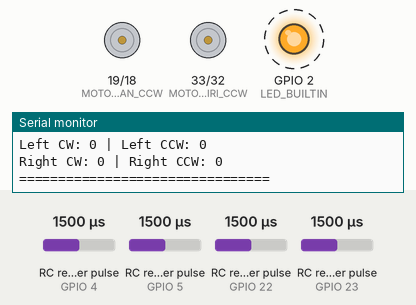
A sketch run on a simulated ESP32. Parts: motor-driver pin pairs drawn as motors (green arrow = first pin HIGH = forward, orange = second pin HIGH = backward, longer = more drive), output pins drawn as LEDs (lit = HIGH), the last lines printed to the serial monitor. Wiring (inferred from the names in the program): 4 × RC receiver channel: data GPIO 4 / data GPIO 5 / data GPIO 22 / data GPIO 23. Dashed ring = blinking. Inputs (shaded band) come from the test bench; at power-on: RC receiver pulse (sensors on GPIO 4, GPIO 5, GPIO 23, GPIO 22) 1500 µs.

Above: at 3.2 s.
3.3 s: RC receiver pulse (sensor on GPIO 4) set to 1469 µs
6.3 s: RC receiver pulse (sensor on GPIO 4) set to 1442 µs
At 7.5 s:
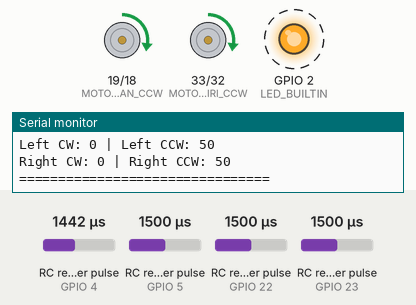
9.3 s: RC receiver pulse (sensor on GPIO 5) set to 1250 µs
At 10.5 s:
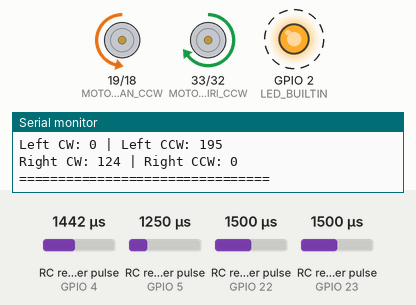
12.3 s: RC receiver pulse (sensor on GPIO 5) set to 1750 µs
At 13.5 s:
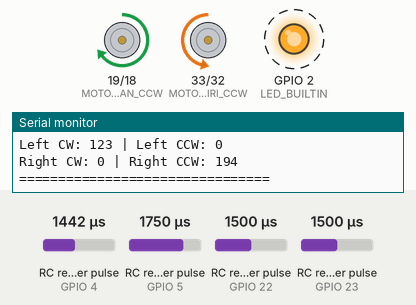
15.3 s: RC receiver pulse (sensor on GPIO 4) set to 1250 µs
At 16.6 s:
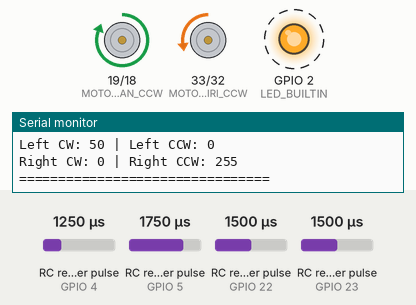
18.3 s: RC receiver pulse (sensor on GPIO 23) set to 1694 µs
21.3 s: RC receiver pulse (sensor on GPIO 23) set to 1714 µs
At 22.6 s:
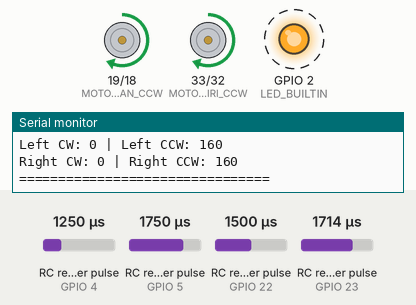
Timing chart, 0 to 25.3 s (numbered marks = the images above; inputs shaded):
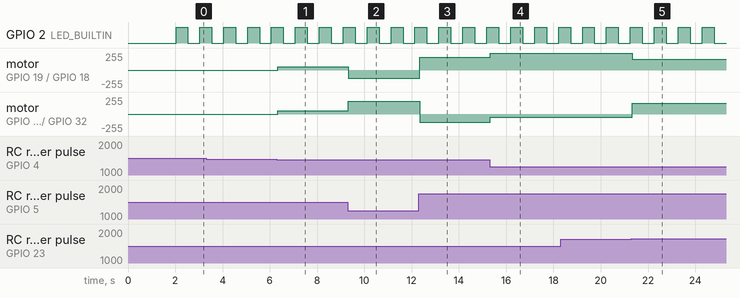

Measured:
- the behaviour switches between 1455 and 1454 µs on RC receiver pulse (sensor on GPIO 4) (found by bisection; images 0 and 1)
- the behaviour switches between 1700 and 1701 µs on RC receiver pulse (sensor on GPIO 23) (found by bisection; images 4 and 5)
- after the input at 6.3 s, motor on GPIO 19 (MOTOR_KANAN_CCW) / GPIO 18 (MOTOR_KANAN_CW), motor on GPIO 33 (MOTOR_KIRI_CCW) / GPIO 32 (MOTOR_KIRI_CW): stopped → forward 50/255 at once
- after the input at 9.3 s, motor on GPIO 19 (MOTOR_KANAN_CCW) / GPIO 18 (MOTOR_KANAN_CW): forward 50/255 → backward 124/255 at once; motor on GPIO 33 (MOTOR_KIRI_CCW) / GPIO 32 (MOTOR_KIRI_CW): forward 50/255 → forward 194/255 at once
- after the input at 12.3 s, motor on GPIO 19 (MOTOR_KANAN_CCW) / GPIO 18 (MOTOR_KANAN_CW): backward 124/255 → forward 193/255 at once; motor on GPIO 33 (MOTOR_KIRI_CCW) / GPIO 32 (MOTOR_KIRI_CW): forward 194/255 → backward 123/255 at once
- after the input at 15.3 s, motor on GPIO 19 (MOTOR_KANAN_CCW) / GPIO 18 (MOTOR_KANAN_CW): forward 193/255 → forward 255/255 at once; motor on GPIO 33 (MOTOR_KIRI_CCW) / GPIO 32 (MOTOR_KIRI_CW): backward 123/255 → backward 50/255 at once
- after the input at 21.3 s, motor on GPIO 19 (MOTOR_KANAN_CCW) / GPIO 18 (MOTOR_KANAN_CW): forward 255/255 → forward 159/255 at once; motor on GPIO 33 (MOTOR_KIRI_CCW) / GPIO 32 (MOTOR_KIRI_CW): backward 50/255 → forward 159/255 at once
- by itself, GPIO 2 (LED_BUILTIN): alternates HIGH for 0.51 s and LOW for 0.51 s

The sketch:

boccher_v2_RC_debug.ino
```cpp
/*
 *  SumoBot 3kg TechnoCorner 2025 - RC Control Version (FIXED & IMPROVED)
 *  Ready to Win for TechnoCorner 2025!!
 *  Boccher Team - COMPREHENSIVE DEBUG VERSION
 *  Component : Motor JGA25-370 dengan driver terintegrasi, RC Receiver 2.4GHz, ESP32 Doit Devkit V1
 *  RC Transmitter: TX4 2.4 GHz 4CH
 */

// Motor kiri
#define MOTOR_KIRI_CW  32
#define MOTOR_KIRI_CCW 33

// Motor kanan
#define MOTOR_KANAN_CW  18
#define MOTOR_KANAN_CCW 19

// RC Receiver pins - FIXED MAPPING
#define RC_CH1_PIN 4   // Steering (belok kiri-kanan) - FIXED
#define RC_CH2_PIN 5   // Throttle (maju-mundur) - FIXED
#define RC_CH3_PIN 23  // Switch untuk mode rotate (opsional)
#define RC_CH4_PIN 22  // Emergency stop

// PWM Configuration
#define PWM_FREQUENCY          1000
#define PWM_RESOLUTION         8
#define PWM_CHANNEL_KIRI_CW    0
#define PWM_CHANNEL_KIRI_CCW   1
#define PWM_CHANNEL_KANAN_CW   2
#define PWM_CHANNEL_KANAN_CCW  3

// RC signal parameters - IMPROVED VALUES
#define RC_MIN_PULSE 1100    // Adjusted for better range
#define RC_MAX_PULSE 1900    // Adjusted for better range
#define RC_MID_PULSE 1500
#define RC_DEADZONE 30       // Reduced deadzone

// Motor parameters - IMPROVED
int maxSpeed = 255;          // Full PWM range
int minSpeed = 50;           // Minimum speed untuk motor response
int speedMultiplier = 100;   // Percentage of max speed to use (adjustable)
bool isRCConnected = false;
unsigned long lastRCSignal = 0;
#define RC_TIMEOUT 1000

// LED status
#define LED_BUILTIN 2
unsigned long lastBlinkTime = 0;
bool ledState = false;

// Debug mode - ENHANCED
bool debugMode = true;
unsigned long lastDebugTime = 0;
#define DEBUG_INTERVAL 500   // Debug setiap 500ms untuk lebih readable

// RC channel values
volatile unsigned long rc_ch1_start = 0;
volatile unsigned long rc_ch2_start = 0;
volatile unsigned long rc_ch3_start = 0;
volatile unsigned long rc_ch4_start = 0;

volatile int rc_ch1_value = RC_MID_PULSE;  // Steering
volatile int rc_ch2_value = RC_MID_PULSE;  // Throttle
volatile int rc_ch3_value = RC_MID_PULSE;  // Rotate mode
volatile int rc_ch4_value = RC_MAX_PULSE;  // Emergency stop (default HIGH)

// Motor status untuk debug
int currentLeftSpeed = 0;
int currentRightSpeed = 0;
String currentMode = "STOP";
int mappedThrottle = 0;
int mappedSteering = 0;

// RC Channel interrupt handlers - SAME AS ORIGINAL (they're correct)
void IRAM_ATTR readRC_CH1() {
  if (digitalRead(RC_CH1_PIN) == HIGH) {
    rc_ch1_start = micros();
  } else {
    if (rc_ch1_start != 0) {
      unsigned long pulseWidth = micros() - rc_ch1_start;
      if (pulseWidth >= RC_MIN_PULSE && pulseWidth <= RC_MAX_PULSE) {
        rc_ch1_value = pulseWidth;
        lastRCSignal = millis();
      }
      rc_ch1_start = 0;
    }
  }
}

void IRAM_ATTR readRC_CH2() {
  if (digitalRead(RC_CH2_PIN) == HIGH) {
    rc_ch2_start = micros();
  } else {
    if (rc_ch2_start != 0) {
      unsigned long pulseWidth = micros() - rc_ch2_start;
      if (pulseWidth >= RC_MIN_PULSE && pulseWidth <= RC_MAX_PULSE) {
        rc_ch2_value = pulseWidth;
        lastRCSignal = millis();
      }
      rc_ch2_start = 0;
    }
  }
}

void IRAM_ATTR readRC_CH3() {
  if (digitalRead(RC_CH3_PIN) == HIGH) {
    rc_ch3_start = micros();
  } else {
    if (rc_ch3_start != 0) {
      unsigned long pulseWidth = micros() - rc_ch3_start;
      if (pulseWidth >= RC_MIN_PULSE && pulseWidth <= RC_MAX_PULSE) {
        rc_ch3_value = pulseWidth;
        lastRCSignal = millis();
      }
      rc_ch3_start = 0;
    }
  }
}

void IRAM_ATTR readRC_CH4() {
  if (digitalRead(RC_CH4_PIN) == HIGH) {
    rc_ch4_start = micros();
  } else {
    if (rc_ch4_start != 0) {
      unsigned long pulseWidth = micros() - rc_ch4_start;
      if (pulseWidth >= RC_MIN_PULSE && pulseWidth <= RC_MAX_PULSE) {
        rc_ch4_value = pulseWidth;
        lastRCSignal = millis();
      }
      rc_ch4_start = 0;
    }
  }
}

void setup() {
  Serial.begin(115200);
  delay(2000);  // Wait for serial

  Serial.println("==========================================");
  Serial.println("  SUMOBOT RC CONTROL - FIXED VERSION");
  Serial.println("==========================================");
  Serial.println("Channel Mapping:");
  Serial.println("CH1 (Pin 4)  = STEERING (Kiri-Kanan)");
  Serial.println("CH2 (Pin 5)  = THROTTLE (Maju-Mundur)");
  Serial.println("CH3 (Pin 23) = ROTATE MODE (Optional)");
  Serial.println("CH4 (Pin 22) = EMERGENCY STOP");
  Serial.println("==========================================");

  // Setup motor pins sebagai output
  pinMode(MOTOR_KIRI_CW, OUTPUT);
  pinMode(MOTOR_KIRI_CCW, OUTPUT);
  pinMode(MOTOR_KANAN_CW, OUTPUT);
  pinMode(MOTOR_KANAN_CCW, OUTPUT);
  pinMode(LED_BUILTIN, OUTPUT);
  digitalWrite(LED_BUILTIN, LOW);

  // Setup PWM channels
  ledcSetup(PWM_CHANNEL_KIRI_CW, PWM_FREQUENCY, PWM_RESOLUTION);
  ledcSetup(PWM_CHANNEL_KIRI_CCW, PWM_FREQUENCY, PWM_RESOLUTION);
  ledcSetup(PWM_CHANNEL_KANAN_CW, PWM_FREQUENCY, PWM_RESOLUTION);
  ledcSetup(PWM_CHANNEL_KANAN_CCW, PWM_FREQUENCY, PWM_RESOLUTION);

  ledcAttachPin(MOTOR_KIRI_CW, PWM_CHANNEL_KIRI_CW);
  ledcAttachPin(MOTOR_KIRI_CCW, PWM_CHANNEL_KIRI_CCW);
  ledcAttachPin(MOTOR_KANAN_CW, PWM_CHANNEL_KANAN_CW);
  ledcAttachPin(MOTOR_KANAN_CCW, PWM_CHANNEL_KANAN_CCW);

  // Setup RC receiver pins
  pinMode(RC_CH1_PIN, INPUT);
  pinMode(RC_CH2_PIN, INPUT);
  pinMode(RC_CH3_PIN, INPUT);
  pinMode(RC_CH4_PIN, INPUT);

  // Attach interrupts for RC channels
  attachInterrupt(digitalPinToInterrupt(RC_CH1_PIN), readRC_CH1, CHANGE);
  attachInterrupt(digitalPinToInterrupt(RC_CH2_PIN), readRC_CH2, CHANGE);
  attachInterrupt(digitalPinToInterrupt(RC_CH3_PIN), readRC_CH3, CHANGE);
  attachInterrupt(digitalPinToInterrupt(RC_CH4_PIN), readRC_CH4, CHANGE);

  stopMotors();

  Serial.println("Setup completed! Waiting for RC signal...");
  Serial.println("Debug info will be displayed every 500ms");
  Serial.println("==========================================");
}

void loop() {
  // Check RC connection status
  checkRCConnection();

  // Handle LED status
  handleLEDStatus();

  // Enhanced debug output
  if (debugMode) {
    printDebugInfo();
  }

  // Process RC commands if connected
  if (isRCConnected) {
    processRCCommands();
  } else {
    if (currentMode != "DISCONNECTED") {
      stopMotors();
      currentMode = "DISCONNECTED";
    }
  }

  delay(10);
}

void checkRCConnection() {
  unsigned long currentTime = millis();

  if (currentTime - lastRCSignal < RC_TIMEOUT) {
    if (!isRCConnected) {
      isRCConnected = true;
      Serial.println("\n*** RC TRANSMITTER TERHUBUNG! ***");
    }
  } else {
    if (isRCConnected) {
      isRCConnected = false;
      Serial.println("\n*** RC TRANSMITTER TERPUTUS! ***");
      stopMotors();
    }
  }
}

void handleLEDStatus() {
  if (isRCConnected) {
    unsigned long currentTime = millis();
    if (currentTime - lastBlinkTime >= 500) {
      lastBlinkTime = currentTime;
      ledState = !ledState;
      digitalWrite(LED_BUILTIN, ledState);
    }
  } else {
    digitalWrite(LED_BUILTIN, LOW);
  }
}

void printDebugInfo() {
  unsigned long currentTime = millis();
  if (currentTime - lastDebugTime >= DEBUG_INTERVAL) {
    lastDebugTime = currentTime;

    Serial.println("\n========== DEBUG INFO ==========");
    Serial.print("RC Connected: "); Serial.println(isRCConnected ? "YES" : "NO");
    Serial.print("Current Mode: "); Serial.println(currentMode);

    Serial.println("--- RC Channels (Raw) ---");
    Serial.print("CH1 (Steering): "); Serial.print(rc_ch1_value);
    Serial.print(" | Mapped: "); Serial.println(mappedSteering);
    Serial.print("CH2 (Throttle): "); Serial.print(rc_ch2_value);
    Serial.print(" | Mapped: "); Serial.println(mappedThrottle);
    Serial.print("CH3 (Rotate): "); Serial.println(rc_ch3_value);
    Serial.print("CH4 (E-Stop): "); Serial.println(rc_ch4_value);

    Serial.println("--- Motor Speeds ---");
    Serial.print("Left Motor: "); Serial.println(currentLeftSpeed);
    Serial.print("Right Motor: "); Serial.println(currentRightSpeed);

    Serial.println("--- PWM Outputs ---");
    Serial.print("Left CW: "); Serial.print(ledcRead(PWM_CHANNEL_KIRI_CW));
    Serial.print(" | Left CCW: "); Serial.println(ledcRead(PWM_CHANNEL_KIRI_CCW));
    Serial.print("Right CW: "); Serial.print(ledcRead(PWM_CHANNEL_KANAN_CW));
    Serial.print(" | Right CCW: "); Serial.println(ledcRead(PWM_CHANNEL_KANAN_CCW));
    Serial.println("================================");
  }
}

void processRCCommands() {
  // Emergency stop check (CH4) - LOW position = emergency stop
  if (rc_ch4_value < 1300) {
    if (currentMode != "EMERGENCY_STOP") {
      stopMotors();
      currentMode = "EMERGENCY_STOP";
      Serial.println("*** EMERGENCY STOP ACTIVATED! ***");
    }
    return;
  }

  // FIXED MAPPING: CH1 = Steering, CH2 = Throttle
  mappedSteering = map(rc_ch1_value, RC_MIN_PULSE, RC_MAX_PULSE, -maxSpeed, maxSpeed);
  mappedThrottle = map(rc_ch2_value, RC_MIN_PULSE, RC_MAX_PULSE, -maxSpeed, maxSpeed);

  // Apply speed multiplier (adjustable power)
  mappedSteering = (mappedSteering * speedMultiplier) / 100;
  mappedThrottle = (mappedThrottle * speedMultiplier) / 100;

  // Apply deadzone - IMPROVED LOGIC
  if (abs(mappedThrottle) < RC_DEADZONE) mappedThrottle = 0;
  if (abs(mappedSteering) < RC_DEADZONE) mappedSteering = 0;

  // Check for rotate mode (CH3) - HIGH position = rotate mode
  if (rc_ch3_value > 1700) {
    if (abs(mappedSteering) > minSpeed) {
      if (mappedSteering > 0) {
        rotateRight(abs(mappedSteering));
      } else {
        rotateLeft(abs(mappedSteering));
      }
    } else {
      stopMotors();
      currentMode = "ROTATE_IDLE";
    }
    return;
  }

  // Normal movement mode - IMPROVED TANK DRIVE
  if (abs(mappedThrottle) > 0 || abs(mappedSteering) > 0) {
    moveRobot(mappedThrottle, mappedSteering);
    currentMode = "NORMAL_DRIVE";
  } else {
    stopMotors();
    currentMode = "IDLE";
  }
}

void moveRobot(int throttle, int steering) {
  // Improved tank drive mixing
  int leftMotorSpeed  = throttle + (steering * 0.95);  // Steering influence 95%
  int rightMotorSpeed = throttle - (steering * 0.95);

  // Constrain speeds
  leftMotorSpeed  = constrain(leftMotorSpeed, -maxSpeed, maxSpeed);
  rightMotorSpeed = constrain(rightMotorSpeed, -maxSpeed, maxSpeed);

  setMotorSpeed(leftMotorSpeed, rightMotorSpeed);
}

void setMotorSpeed(int leftSpeed, int rightSpeed) {
  currentLeftSpeed = leftSpeed;
  currentRightSpeed = rightSpeed;

  // Apply minimum speed threshold
  if (abs(leftSpeed) > 0 && abs(leftSpeed) < minSpeed) {
    leftSpeed = (leftSpeed > 0) ? minSpeed : -minSpeed;
  }
  if (abs(rightSpeed) > 0 && abs(rightSpeed) < minSpeed) {
    rightSpeed = (rightSpeed > 0) ? minSpeed : -minSpeed;
  }

  // Motor kiri - FIXED LOGIC
  if (leftSpeed > 0) {
    // Maju - Motor kiri CW
    ledcWrite(PWM_CHANNEL_KIRI_CW, abs(leftSpeed));
    ledcWrite(PWM_CHANNEL_KIRI_CCW, 0);
  } else if (leftSpeed < 0) {
    // Mundur - Motor kiri CCW
    ledcWrite(PWM_CHANNEL_KIRI_CW, 0);
    ledcWrite(PWM_CHANNEL_KIRI_CCW, abs(leftSpeed));
  } else {
    // Stop
    ledcWrite(PWM_CHANNEL_KIRI_CW, 0);
    ledcWrite(PWM_CHANNEL_KIRI_CCW, 0);
  }

  // Motor kanan - FIXED LOGIC
  if (rightSpeed > 0) {
    // Maju - Motor kanan CCW (sesuai dengan original code)
    ledcWrite(PWM_CHANNEL_KANAN_CW, 0);
    ledcWrite(PWM_CHANNEL_KANAN_CCW, abs(rightSpeed));
  } else if (rightSpeed < 0) {
    // Mundur - Motor kanan CW
    ledcWrite(PWM_CHANNEL_KANAN_CW, abs(rightSpeed));
    ledcWrite(PWM_CHANNEL_KANAN_CCW, 0);
  } else {
    // Stop
    ledcWrite(PWM_CHANNEL_KANAN_CW, 0);
    ledcWrite(PWM_CHANNEL_KANAN_CCW, 0);
  }
}

void rotateLeft(int speed) {
  // Rotate left: motor kiri mundur, motor kanan maju
  currentLeftSpeed = -speed;
  currentRightSpeed = speed;
  currentMode = "ROTATE_LEFT";

  speed = constrain(speed, minSpeed, maxSpeed);

  ledcWrite(PWM_CHANNEL_KIRI_CW, 0);
  ledcWrite(PWM_CHANNEL_KIRI_CCW, speed);    // Kiri mundur
  ledcWrite(PWM_CHANNEL_KANAN_CW, 0);
  ledcWrite(PWM_CHANNEL_KANAN_CCW, speed);   // Kanan maju
}

void rotateRight(int speed) {
  // Rotate right: motor kiri maju, motor kanan mundur
  currentLeftSpeed = speed;
  currentRightSpeed = -speed;
  currentMode = "ROTATE_RIGHT";

  speed = constrain(speed, minSpeed, maxSpeed);

  ledcWrite(PWM_CHANNEL_KIRI_CW, speed);     // Kiri maju
  ledcWrite(PWM_CHANNEL_KIRI_CCW, 0);
  ledcWrite(PWM_CHANNEL_KANAN_CW, speed);    // Kanan mundur
  ledcWrite(PWM_CHANNEL_KANAN_CCW, 0);
}

void stopMotors() {
  currentLeftSpeed = 0;
  currentRightSpeed = 0;
  if (currentMode != "DISCONNECTED" && currentMode != "EMERGENCY_STOP") {
    currentMode = "STOP";
  }

  ledcWrite(PWM_CHANNEL_KIRI_CW, 0);
  ledcWrite(PWM_CHANNEL_KIRI_CCW, 0);
  ledcWrite(PWM_CHANNEL_KANAN_CW, 0);
  ledcWrite(PWM_CHANNEL_KANAN_CCW, 0);
}

// Test function - panggil dari setup() jika perlu test motor
void testMotors() {
  Serial.println("\n*** MOTOR TEST MODE ***");

  Serial.println("Testing Left Motor Forward (CW)...");
  ledcWrite(PWM_CHANNEL_KIRI_CW, 150);
  delay(2000);
  stopMotors();
  delay(1000);

  Serial.println("Testing Left Motor Backward (CCW)...");
  ledcWrite(PWM_CHANNEL_KIRI_CCW, 150);
  delay(2000);
  stopMotors();
  delay(1000);

  Serial.println("Testing Right Motor Forward (CCW)...");
  ledcWrite(PWM_CHANNEL_KANAN_CCW, 150);
  delay(2000);
  stopMotors();
  delay(1000);

  Serial.println("Testing Right Motor Backward (CW)...");
  ledcWrite(PWM_CHANNEL_KANAN_CW, 150);
  delay(2000);
  stopMotors();
  delay(1000);

  Serial.println("Motor test complete!");
}

// Fungsi untuk kalibrasi RC (panggil dari setup jika perlu)
void calibrateRC() {
  Serial.println("\n*** RC CALIBRATION MODE ***");
  Serial.println("Move all sticks to extreme positions...");

  int minCH1 = 2000, maxCH1 = 1000;
  int minCH2 = 2000, maxCH2 = 1000;

  unsigned long startTime = millis();
  while (millis() - startTime < 10000) {  // 10 seconds
    if (rc_ch1_value < minCH1) minCH1 = rc_ch1_value;
    if (rc_ch1_value > maxCH1) maxCH1 = rc_ch1_value;
    if (rc_ch2_value < minCH2) minCH2 = rc_ch2_value;
    if (rc_ch2_value > maxCH2) maxCH2 = rc_ch2_value;

    Serial.print("CH1: "); Serial.print(rc_ch1_value);
    Serial.print(" | CH2: "); Serial.println(rc_ch2_value);
    delay(100);
  }

  Serial.println("\nCalibration Results:");
  Serial.print("CH1 Range: "); Serial.print(minCH1); Serial.print(" - "); Serial.println(maxCH1);
  Serial.print("CH2 Range: "); Serial.print(minCH2); Serial.print(" - "); Serial.println(maxCH2);
}
```
